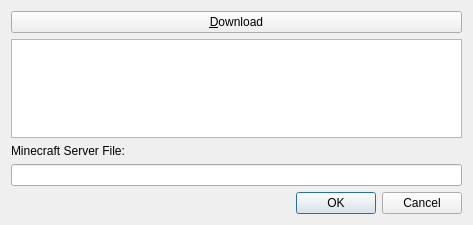
<?xml version="1.0" encoding="UTF-8"?>
<ui version="4.0">
 <class>DownloadDialog</class>
 <widget class="QDialog" name="DownloadDialog">
  <property name="geometry">
   <rect>
    <x>0</x>
    <y>0</y>
    <width>473</width>
    <height>225</height>
   </rect>
  </property>
  <property name="windowTitle">
   <string>Download Minecraft Server</string>
  </property>
  <property name="windowIcon">
   <iconset resource="qtmcserver.qrc">
    <normaloff>:/images/download.png</normaloff>:/images/download.png</iconset>
  </property>
  <layout class="QGridLayout" name="gridLayout">
   <item row="0" column="0">
    <widget class="QPushButton" name="downloadButton">
     <property name="text">
      <string>&amp;Download</string>
     </property>
    </widget>
   </item>
   <item row="1" column="0">
    <widget class="QTextEdit" name="downloadLogTextEdit">
     <property name="readOnly">
      <bool>true</bool>
     </property>
    </widget>
   </item>
   <item row="2" column="0">
    <widget class="QLabel" name="label">
     <property name="text">
      <string>Minecraft Server File:</string>
     </property>
    </widget>
   </item>
   <item row="3" column="0">
    <widget class="QLineEdit" name="saveLineEdit">
     <property name="readOnly">
      <bool>true</bool>
     </property>
    </widget>
   </item>
   <item row="4" column="0">
    <widget class="QDialogButtonBox" name="buttonBox">
     <property name="orientation">
      <enum>Qt::Horizontal</enum>
     </property>
     <property name="standardButtons">
      <set>QDialogButtonBox::Cancel|QDialogButtonBox::Ok</set>
     </property>
    </widget>
   </item>
  </layout>
 </widget>
 <resources>
  <include location="qtmcserver.qrc"/>
 </resources>
 <connections>
  <connection>
   <sender>buttonBox</sender>
   <signal>accepted()</signal>
   <receiver>DownloadDialog</receiver>
   <slot>accept()</slot>
   <hints>
    <hint type="sourcelabel">
     <x>248</x>
     <y>254</y>
    </hint>
    <hint type="destinationlabel">
     <x>157</x>
     <y>274</y>
    </hint>
   </hints>
  </connection>
  <connection>
   <sender>buttonBox</sender>
   <signal>rejected()</signal>
   <receiver>DownloadDialog</receiver>
   <slot>reject()</slot>
   <hints>
    <hint type="sourcelabel">
     <x>316</x>
     <y>260</y>
    </hint>
    <hint type="destinationlabel">
     <x>286</x>
     <y>274</y>
    </hint>
   </hints>
  </connection>
 </connections>
</ui>
